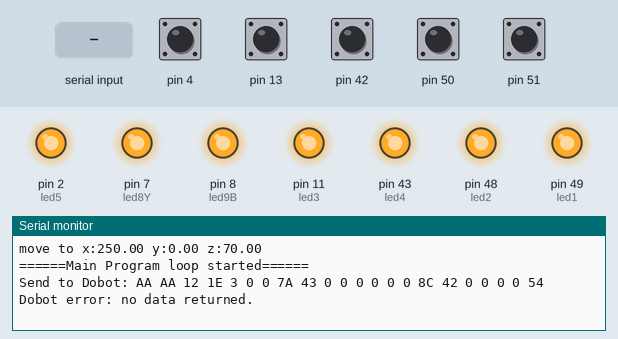
The sketch below on a simulated Arduino Mega 2560, built with avr-gcc and run on an emulated ATmega2560. Shown: output pins drawn as LEDs (lit = HIGH), the last lines printed to the serial monitor. The test bench sets the inputs (shaded band); at power-on: pin 4, pin 13, pin 42, pin 50, pin 51 HIGH.

Above: at 2.2 s.
2.3 s: pin 4 pulled LOW for 0.15 s
At 2.7 s:
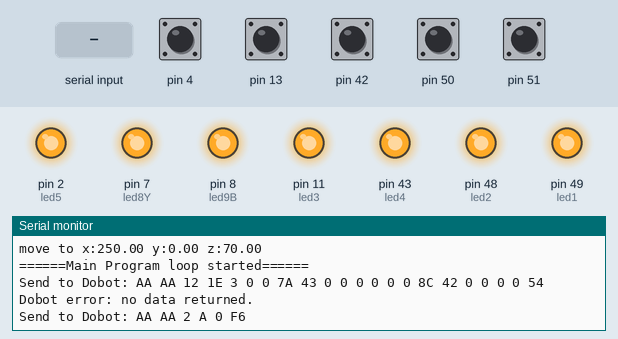
4.8 s: pin 13 pulled LOW for 1 s
At 8.5 s:
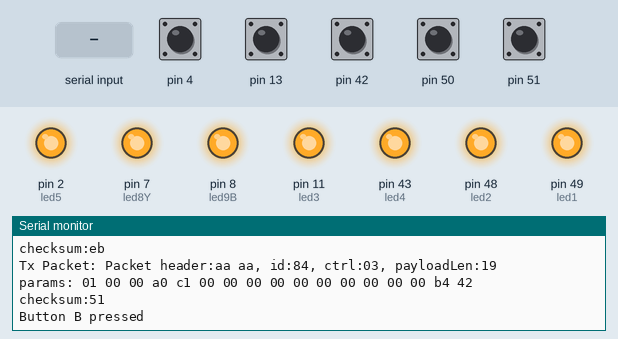
8.8 s: pin 42 pulled LOW for 0.15 s
At 11.4 s:
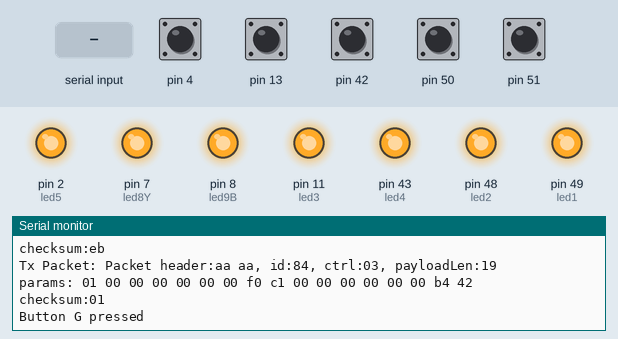
11.9 s: pin 50 pulled LOW for 0.15 s
At 14.7 s:
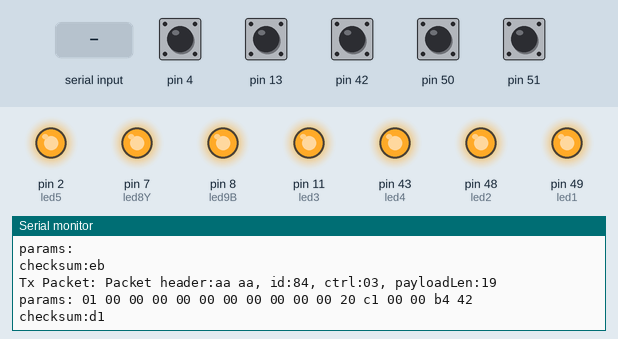
15.0 s: pin 4 driven LOW and pin 13 driven LOW
16.9 s: "1" received over the second serial link
Timing chart, 0 to 19.4 s (numbered marks = the images above; inputs shaded):
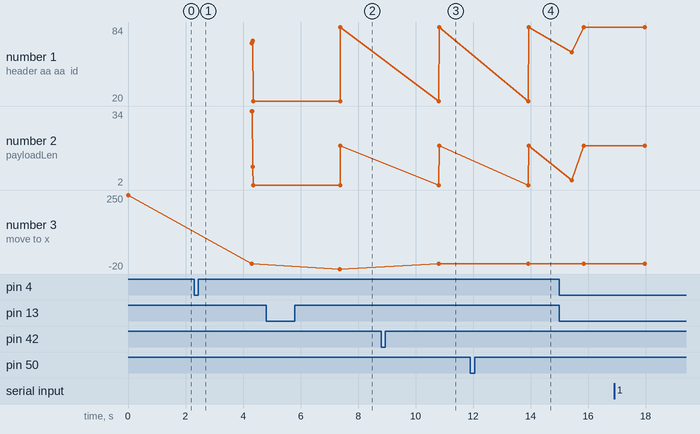

Measured:
- after the input at 2.3 s, the serial monitor: prints a new line at once (image 1)
- after the input at 4.8 s, the serial monitor: prints a new line after 2.6 s (image 2)
- after the input at 8.8 s, the serial monitor: prints a new line after 2.0 s (image 3)
- after the input at 11.9 s, the serial monitor: prints a new line after 2.0 s (image 4)
- plotted number 1: 20 → 84 after the input at 4.8 s
- plotted number 2: 2 → 19 after the input at 4.8 s
- plotted number 3: 0 → -20 after the input at 4.8 s

The sketch:

Allen_Kong.ino
```cpp
// (licence header left out)
#include "stdio.h"
#include "Protocol.h"
#include "command.h"
#include "FlexiTimer2.h"
//ak
// #include "Keyboard.h"
#include "dobotMag.h"
dobotMag bot(true);

//Set Serial TX&RX Buffer Size
#define SERIAL_TX_BUFFER_SIZE 64
#define SERIAL_RX_BUFFER_SIZE 256

// #define JOG_STICK
/*********************************************************************************************************
** Global parameters
*********************************************************************************************************/
EndEffectorParams gEndEffectorParams;

JOGJointParams  gJOGJointParams;
JOGCoordinateParams gJOGCoordinateParams;
JOGCommonParams gJOGCommonParams;
JOGCmd          gJOGCmd;

PTPCoordinateParams gPTPCoordinateParams;
PTPCommonParams gPTPCommonParams;
PTPCmd          gPTPCmd;

uint64_t gQueuedCmdIndex;
bool suspausta = false;

//ak
float startPosX = 250;
float startPosY = 0;
float startPosZ = 70;
float startPosR = 0;       //Start position when powering up


////////////////// DABARTINES KORDINATES ///////////////////////////////
float currentX = 0;
float currentY = 0;
float currentZ = 0;
float currentR = 0;
bool currentVac = false;
bool endeffectorGripper = true; // indicate type of end effector: true for gripper, false for vacuum cup

float currentjoint1 = 0;
float currentjoint2 = 0;
float currentjoint3 = 0;
float currentjoint4 = 0;

/////////////////////////////////////////////////////////////////////////

/*********************************************************************************************************
** Function name:       setup
** Descriptions:        Initializes Serial
** Input parameters:    none
** Output parameters:   none
** Returned value:      none
*********************************************************************************************************/
//ak
#define led1 49
#define led2 48
#define led3 11
#define led4 43
#define led5 2

#define led6G 48
#define led7R 49
#define led8Y 7
#define led9B 8

int previousButtonState = HIGH;

void setup() {
  Serial.begin(115200);
  Serial1.begin(115200);

  printf_begin();

  //ak
  pinMode(4, INPUT_PULLUP); //Y
  pinMode(42, INPUT_PULLUP);
  pinMode(51, INPUT_PULLUP);
  pinMode(50, INPUT_PULLUP);
  pinMode(13, INPUT_PULLUP);

  pinMode(4, INPUT_PULLUP); //Y
  pinMode(50, INPUT_PULLUP); //R
  pinMode(51, INPUT_PULLUP); //G
  pinMode(10, INPUT_PULLUP); //B
  pinMode(13, INPUT_PULLUP); //W

  //ak
  pinMode(led1, OUTPUT);
  pinMode(led2, OUTPUT);
  pinMode(led3, OUTPUT);
  pinMode(led4, OUTPUT);
  pinMode(led5, OUTPUT);

  pinMode(led6G, OUTPUT);
  pinMode(led7R, OUTPUT);
  pinMode(led8Y, OUTPUT);
  pinMode(led9B, OUTPUT);

  // Setting the sensorOut as an input

  // Setting frequency scaling to 20%
  //ak
  digitalWrite(led1,HIGH);
  digitalWrite(led2,HIGH);
  digitalWrite(led3,HIGH);
  digitalWrite(led4,HIGH);
  digitalWrite(led5,HIGH);

  digitalWrite(led6G,HIGH);
  digitalWrite(led7R,HIGH);
  digitalWrite(led8Y,HIGH);
  digitalWrite(led9B,HIGH);
  // Begins serial communication
  InitRAM();

  ProtocolInit();

  SetJOGJointParams(&gJOGJointParams, true, &gQueuedCmdIndex);

  SetJOGCoordinateParams(&gJOGCoordinateParams, true, &gQueuedCmdIndex);

  SetJOGCommonParams(&gJOGCommonParams, true, &gQueuedCmdIndex);
//ak
  printf("\r\n======Main Program loop started======\r\n");
  bot.setHomeParams(250,0,70,0); // set home position, default 250,0,50,0
  clear();
  // bot.setHome();

}

/*********************************************************************************************************
** Function name:       Serialread
** Descriptions:        import data to rxbuffer
** Input parametersnone:
** Output parameters:
** Returned value:
*********************************************************************************************************/
void Serialread()
{
  while (Serial1.available()) {
    uint8_t data = Serial1.read();
    if (RingBufferIsFull(&gSerialProtocolHandler.rxRawByteQueue) == false) {
      RingBufferEnqueue(&gSerialProtocolHandler.rxRawByteQueue, &data);
    }
  }
}
/*********************************************************************************************************
** Function name:       Serial_putc
** Descriptions:        Remap Serial to Printf
** Input parametersnone:
** Output parameters:
** Returned value:
*********************************************************************************************************/
int Serial_putc( char c, struct __file * )
{
  Serial.write( c );
  return c;
}

/*********************************************************************************************************
** Function name:       printf_begin
** Descriptions:        Initializes Printf
** Input parameters:
** Output parameters:
** Returned value:
*********************************************************************************************************/
void printf_begin(void){
  fdevopen( &Serial_putc, 0 );
}

/*********************************************************************************************************
** Function name:       InitRAM
** Descriptions:        Initializes a global variable
** Input parameters:    none
** Output parameters:   none
** Returned value:      none
*********************************************************************************************************/
void InitRAM(void)
{
    //Set JOG Model
    gJOGJointParams.velocity[0] = 100;
    gJOGJointParams.velocity[1] = 100;
    gJOGJointParams.velocity[2] = 100;
    gJOGJointParams.velocity[3] = 100;
    gJOGJointParams.acceleration[0] = 80;
    gJOGJointParams.acceleration[1] = 80;
    gJOGJointParams.acceleration[2] = 80;
    gJOGJointParams.acceleration[3] = 80;

    gJOGCoordinateParams.velocity[0] = 100;
    gJOGCoordinateParams.velocity[1] = 100;
    gJOGCoordinateParams.velocity[2] = 100;
    gJOGCoordinateParams.velocity[3] = 100;
    gJOGCoordinateParams.acceleration[0] = 80;
    gJOGCoordinateParams.acceleration[1] = 80;
    gJOGCoordinateParams.acceleration[2] = 80;
    gJOGCoordinateParams.acceleration[3] = 80;

    gJOGCommonParams.velocityRatio = 90;
    gJOGCommonParams.accelerationRatio = 90;

    gJOGCmd.cmd = AP_DOWN;
    gJOGCmd.isJoint = JOINT_MODEL;

    //Set PTP Model
    gPTPCoordinateParams.xyzVelocity = 100;
    gPTPCoordinateParams.rVelocity = 100;
    gPTPCoordinateParams.xyzAcceleration = 100;
    gPTPCoordinateParams.rAcceleration = 100;

    gPTPCommonParams.velocityRatio = 90;
    gPTPCommonParams.accelerationRatio = 90;

    gPTPCmd.ptpMode = JUMP_XYZ;

    gQueuedCmdIndex = 0;
    moveArm(startPosX, startPosY, startPosZ, startPosR);
    //moveranka(startPosX, startPosY, startPosZ, startPosR, true);
}
/*********************************************************************************************************
** Function name:       loop
** Descriptions:        Program entry
** Input parameters:    none
** Output parameters:   none
** Returned value:      none
*********************************************************************************************************/

//ak
bool end = false;
bool s = false;

void moveArm(double x, double y, double z, double r)
{
  // gPTPCmd.ptpMode = MOVJ_XYZ;
  gPTPCmd.ptpMode = MOVJ_XYZ;
  gPTPCmd.x = x;
  gPTPCmd.y = y;
  gPTPCmd.z = z;
  gPTPCmd.r = r;

  Serial.print("move to x:"); Serial.print(gPTPCmd.x); Serial.print(" y:"); Serial.print(gPTPCmd.y); Serial.print(" z:"); Serial.println(gPTPCmd.z);

  SetPTPCmd(&gPTPCmd, true, &gQueuedCmdIndex);
  ProtocolProcess();

  currentX = x;
  currentY = y;
  currentZ = z;
  currentR = r;
}

void movejoint(double joint1, double joint2, double joint3, double joint4)
{
  gPTPCmd.ptpMode = MOVJ_ANGLE;

  gPTPCmd.x = joint1;
  gPTPCmd.y = joint2;
  gPTPCmd.z = joint3;
  gPTPCmd.r = joint4;

  Serial.print("move to joint1:"); Serial.print(gPTPCmd.x); Serial.print(" joint2:"); Serial.print(gPTPCmd.y); Serial.print(" joint3:"); Serial.println(gPTPCmd.z);

  SetPTPCmd(&gPTPCmd, true, &gQueuedCmdIndex);
  ProtocolProcess();

  currentjoint1 = joint1;
  currentjoint2 = joint2;
  currentjoint3 = joint3;
  currentjoint4 = joint4;

}

// Function to retrieve and print the current pose
void printCurrentPose()
{
    if (bot.getPose()) {
      Serial.println("pose: ");
      Serial.print("x");Serial.println(bot.x);
      Serial.print("y");Serial.println(bot.y);
      Serial.print("z");Serial.println(bot.z);
      Serial.print("r");Serial.println(bot.r);
    }
}


void suck() {
    if (end == false) {
        s = !s;
        _set_end_effector_suction_cup(s);
        ProtocolProcess();
        delay(100);
    }
}

void sucks(bool enable) {
        _set_end_effector_suction_cup(enable);
        ProtocolProcess();
        // delay(100);

}

//ak
void button() {

  //spare 公仔
  // int buttonY = digitalRead(4);
  // int buttonG = digitalRead(50);
  // int buttonR = digitalRead(51);
  // int buttonB = digitalRead(10);
  // int buttonW = digitalRead(13);

  //骰仔 + 公仔
  int buttonY = digitalRead(4);
  int buttonG = digitalRead(42);
  int buttonR = digitalRead(51);
  int buttonB = digitalRead(13);
  int buttonW = digitalRead(50);

  if (buttonG == 0) {
    bot.getPose();
    printCurrentPose();
    // moveArm(bot.x,bot.y+25,bot.z,90);
    moveArm(bot.x,bot.y-30,bot.z,90);
    clear();
    Serial.println("Button G pressed");
    delay(1000); // Add delay to prevent rapid button presses
  }
  if (buttonY == 0) {
    bot.getPose();
    printCurrentPose();
    moveArm(bot.x,bot.y+25,bot.z,90);
    // moveArm(bot.x,bot.y-30,bot.z,90);
    clear();
    Serial.println("Button Y pressed");
    delay(1000); // Add delay to prevent rapid button presses
  }
  if (buttonR == 0) {
    bot.getPose();
    printCurrentPose();
    moveArm(bot.x+25,bot.y,bot.z,90);
    // moveArm(bot.x,bot.y-30,bot.z,90);
    clear();
    Serial.println("Button R pressed");
    delay(1000); // Add delay to prevent rapid button presses
  }
  if (buttonB == 0) {
    bot.getPose();
    printCurrentPose();
    moveArm(bot.x-20,bot.y,bot.z,90);
    // moveArm(bot.x,bot.y+25,bot.z,90);
    clear();
    Serial.println("Button B pressed");
    delay(1000); // Add delay to prevent rapid button presses
  }
  // if (buttonW == 1 && buttonG == 1 && buttonB == 1 && buttonY == 1 && buttonR == 1)
  //   sucks(true);

  if (buttonW == 0) {
    clear();
    bot.getPose();
    printCurrentPose();
    moveArm(bot.x,bot.y,-10,90); //box pp
    // moveArm(bot.x,bot.y,-50,90); //stamps
    delay(1500);
    suck();
    delay(300);
    moveArm(bot.x,bot.y,70,90);
    Serial.println("Button W pressed");
    delay(1000); // Add delay to prevent rapid button presses
  }
}

void loop(){
  button();
}
```

Message.cpp
```cpp
// (licence header left out)
#include "Message.h"
#include "Packet.h"
#include <string.h>

/*********************************************************************************************************
** Function name:       MessageRead
** Descriptions:        Read a message from rx packet queue
** Input parameters:    protocolHandler and message
** Output parameters:   None
** Returned value:      ProtocolResult
*********************************************************************************************************/
ProtocolResult MessageRead(ProtocolHandler *protocolHandler, Message *message)
{
    RingBuffer *rxPacketQueue = &protocolHandler->rxPacketQueue;
    Packet *packet = &protocolHandler->rxAppPacket;

    if (RingBufferIsEmpty(rxPacketQueue)) {
        return ProtocolReadMessageQueueEmpty;
    }
    // Read a packet
    RingBufferDequeue(rxPacketQueue, packet);
    // Transform to message
    message->id = packet->payload.id;
    message->rw = packet->payload.ctrl & 0x01;
    message->isQueued = (packet->payload.ctrl >> 1) & 0x01;
    message->paramsLen = packet->header.payloadLen - 2;
    if (message->paramsLen) {
        memcpy(&message->params[0], &packet->payload.params[0], message->paramsLen);
    }
    return ProtocolNoError;
}

/*********************************************************************************************************
** Function name:       MessageWrite
** Descriptions:        Write a message to tx packet queue
** Input parameters:    protocolHandler and message
** Output parameters:   None
** Returned value:      ProtocolResult
*********************************************************************************************************/
ProtocolResult MessageWrite(ProtocolHandler *protocolHandler, const Message *message)
{
    RingBuffer *txPacketQueue = &protocolHandler->txPacketQueue;
    Packet *packet = &protocolHandler->txAppPacket;

    if (RingBufferIsFull(txPacketQueue)) {
        return ProtocolWritePacketQueueFull;
    }
    // Header
    packet->header.payloadLen = message->paramsLen + 2;

    // Payload
    packet->payload.id = message->id;
    packet->payload.ctrl = 0;
    packet->payload.ctrl |= message->rw & 0x01;
    packet->payload.ctrl |= (message->isQueued << 1) & 0x02;
    if (message->paramsLen) {
        memcpy(&packet->payload.params[0], &message->params[0], message->paramsLen);
    }
    RingBufferEnqueue(txPacketQueue, packet);

    return ProtocolNoError;
}

/*********************************************************************************************************
** Function name:       MessageProcess
** Descriptions:
** Input parameters:    protocolHandler and message
** Output parameters:   None
** Returned value:      None
*********************************************************************************************************/
void MessageProcess(ProtocolHandler *protocolHandler)
{
    PacketProcess(protocolHandler);
}
```

Message.h
```cpp
// (licence header left out)
#ifndef MESSAGE_H
#define MESSAGE_H

#include "ProtocolDef.h"

typedef enum tagProtocolResult {
    ProtocolNoError,
    ProtocolReadMessageQueueEmpty,
    ProtocolWritePacketQueueFull
}ProtocolResult;

#ifdef __cplusplus
extern "C" {
#endif

/*********************************************************************************************************
** Function name:       MessageRead
** Descriptions:        Read a message from rx message queue
** Input parameters:    protocolHandler and message
** Output parameters:   None
** Returned value:      ProtocolResult
*********************************************************************************************************/
extern ProtocolResult MessageRead(ProtocolHandler *protocolHandler, Message *message);

/*********************************************************************************************************
** Function name:       MessageWrite
** Descriptions:        Write a message to tx message queue
** Input parameters:    protocolHandler and message
** Output parameters:   None
** Returned value:      ProtocolResult
*********************************************************************************************************/
extern ProtocolResult MessageWrite(ProtocolHandler *protocolHandler, const Message *message);

/*********************************************************************************************************
** Function name:       MessageProcess
** Descriptions:
** Input parameters:    protocolHandler and message
** Output parameters:   None
** Returned value:      None
*********************************************************************************************************/
extern void MessageProcess(ProtocolHandler *protocolHandler);

#ifdef __cplusplus
}
#endif

#endif
```

Packet.h
```cpp
// (licence header left out)
#ifndef PACKET_H
#define PACKET_H

#include "ProtocolDef.h"

/*********************************************************************************************************
** Function name:       PacketProcess
** Descriptions:        Packet write process
** Input parameters:    packetHandler
** Output parameters:   None
** Returned value:      None
*********************************************************************************************************/
extern void PacketProcess(ProtocolHandler *protocolHandler);

#endif
```

Protocol.h
```cpp
// (licence header left out)
#ifndef PROTOCOL_H
#define PROTOCOL_H

#ifdef __cplusplus
extern "C" {
#endif

#include "Message.h"

extern ProtocolHandler gSerialProtocolHandler;

/*********************************************************************************************************
** Function name:       ProtocolInit
** Descriptions:        Init the protocol buffer etc.
** Input parameters:    None
** Output parameters:   None
** Returned value:      None
*********************************************************************************************************/
extern void ProtocolInit(void);

/*********************************************************************************************************
** Function name:       ProtocolProcess
** Descriptions:        Process the protocol
** Input parameters:    None
** Output parameters:   None
** Returned value:      None
*********************************************************************************************************/
extern void ProtocolProcess(void);

#ifdef __cplusplus
}
#endif

#endif
```

ProtocolDef.h
```cpp
// (licence header left out)
#ifndef PROTOCOLDEF_H
#define PROTOCOLDEF_H

#include "RingBuffer.h"

#define SYNC_BYTE   0xAA

#define MAX_PAYLOAD_SIZE 64                                // Minus 1 for not larger than SYNC_BYTE

#pragma pack(push)
#pragma pack(1)

// Just for easy use of this protocol
typedef struct tagMessage {
    uint8_t id;
    uint8_t rw;
    uint8_t isQueued;
    uint8_t paramsLen;
    uint8_t params[MAX_PAYLOAD_SIZE - 2];
}Message;

// Packet header
typedef struct tagPacketHeader {
    uint8_t syncBytes[2];
    uint8_t payloadLen;
}PacketHeader;

typedef struct tagPacketPayload {
    uint8_t id;
    uint8_t ctrl;
    uint8_t params[MAX_PAYLOAD_SIZE - 2];
}PacketPayload;

typedef struct tagPacket {
    PacketHeader header;
    PacketPayload payload;
    uint8_t checksum;
}Packet;

typedef void (*SendFunc)(void);

typedef struct tagProtocolHandler {
    // For hardware
    RingBuffer txRawByteQueue;
    RingBuffer rxRawByteQueue;

    Packet txAppPacket;
    Packet rxAppPacket;
    Packet rxDLPacket;

    // For application
    RingBuffer txPacketQueue;
    RingBuffer rxPacketQueue;
}ProtocolHandler;

#pragma pack(pop)

#endif
```

Source omitted: Packet.cpp (7462 bytes), Protocol.cpp (3863 bytes), ProtocolID.h (5551 bytes), RingBuffer.cpp (4347 bytes), RingBuffer.h (5754 bytes), command.cpp (15356 bytes), command.h (6120 bytes), dobotMag.cpp (13725 bytes), dobotMag.h (2155 bytes)
